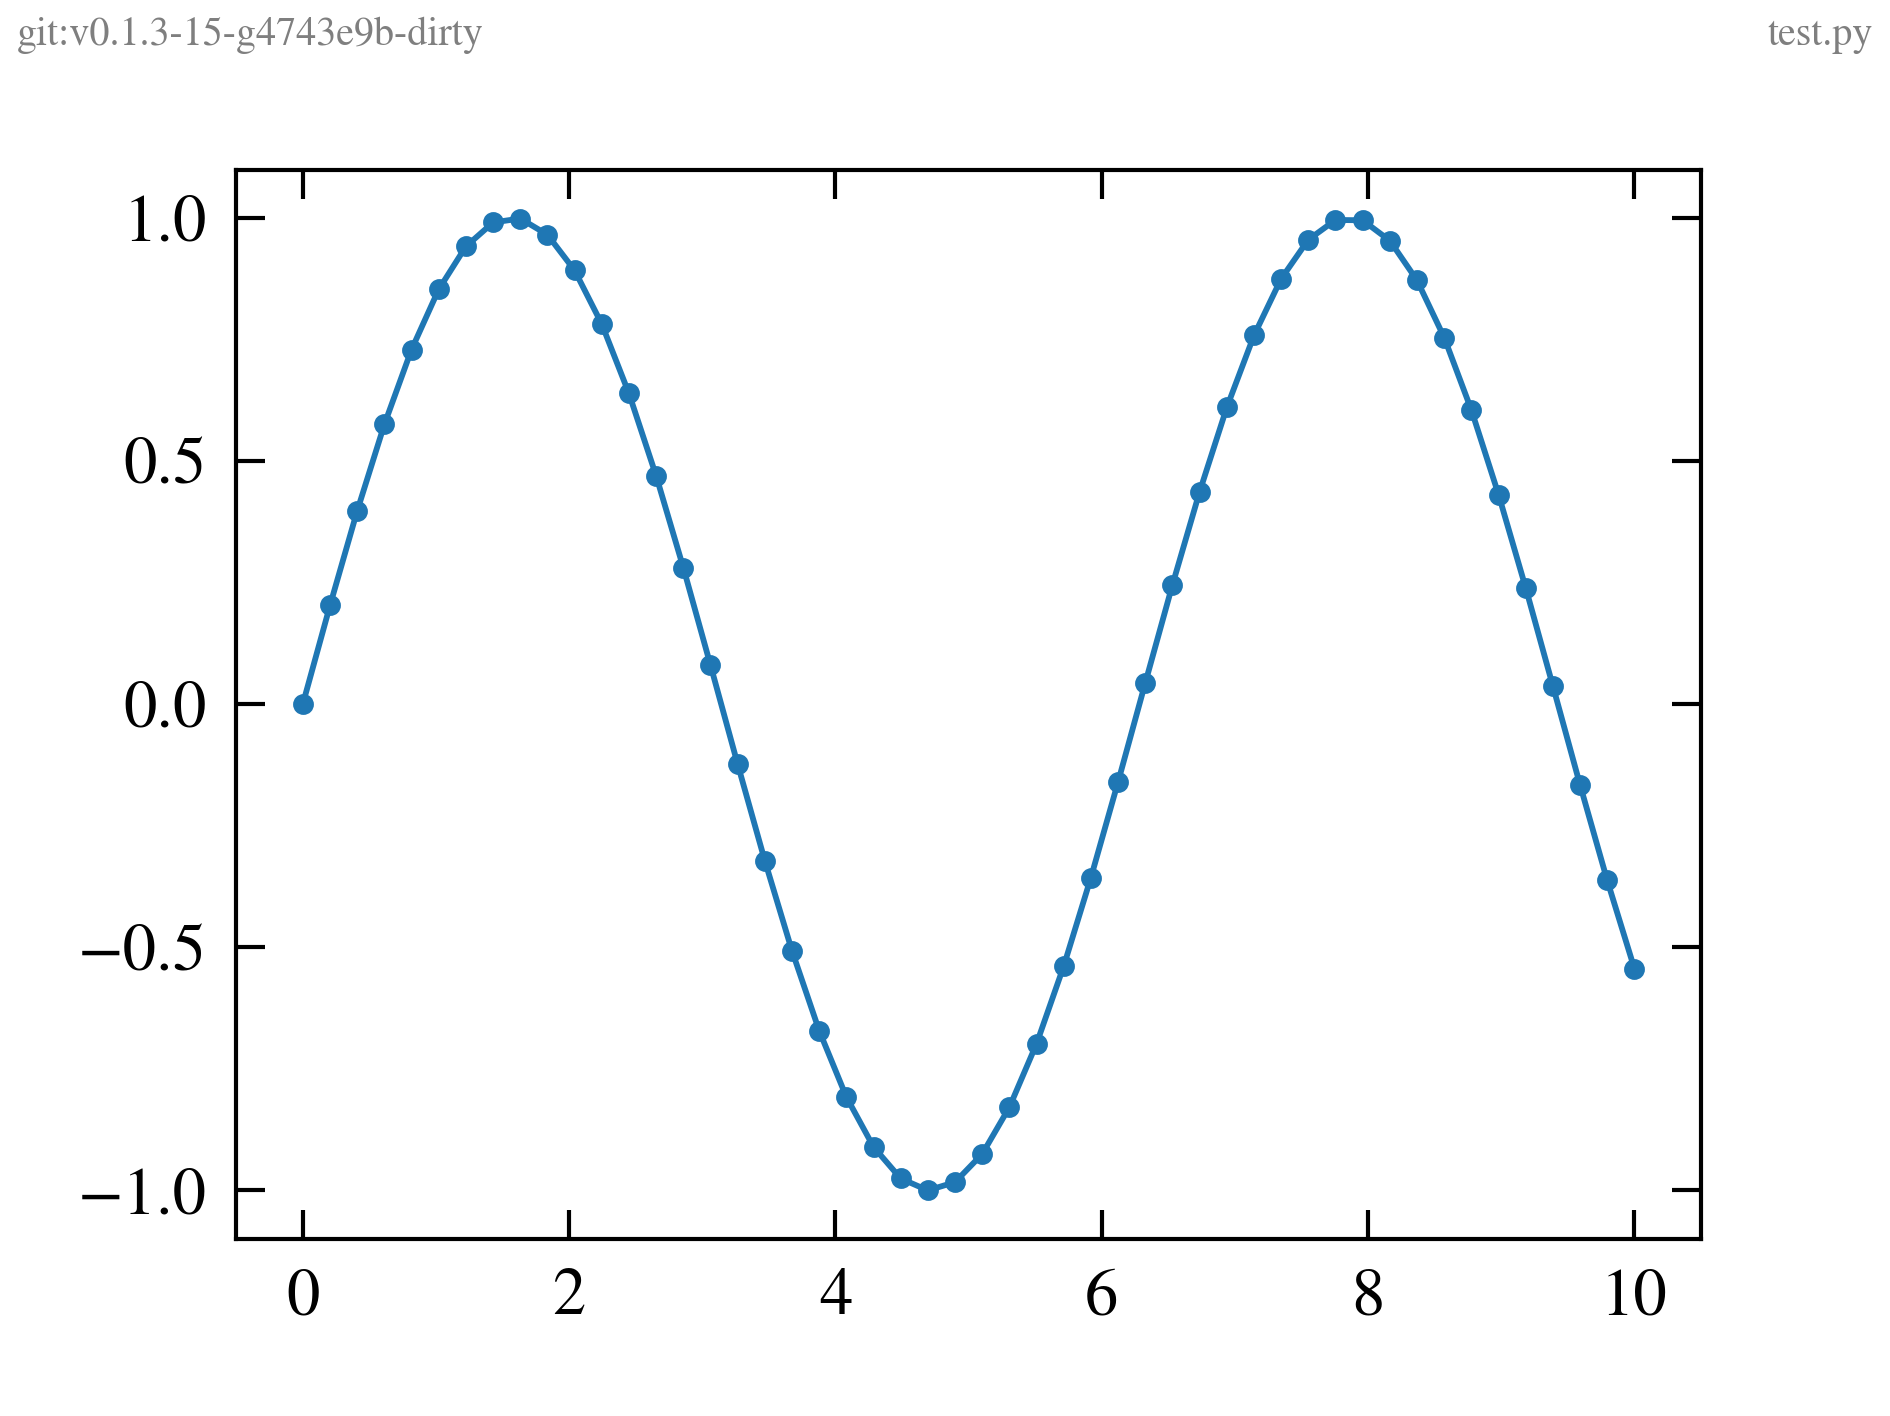

This chart was generated by the following Python code:
#%%
from pathlib import Path
import matplotlib
import matplotlib.pyplot as plt
import numpy as np
from figure_tools import apply_style, create_figure, save_figure
from figure_tools.save import _get_commit_hash

#%%
apply_style()

# %%
x = np.linspace(0, 10, 50)
plt.plot(x, np.sin(x), '.-')
save_figure(__file__,
            metadata={
                'git-commit': f'{_get_commit_hash()}',
                'filename': Path(__file__).name,
            })
plt.show()

# %%
from PIL import Image

img = Image.open(Path(__file__).with_suffix('.png'))
img.info
# %%
